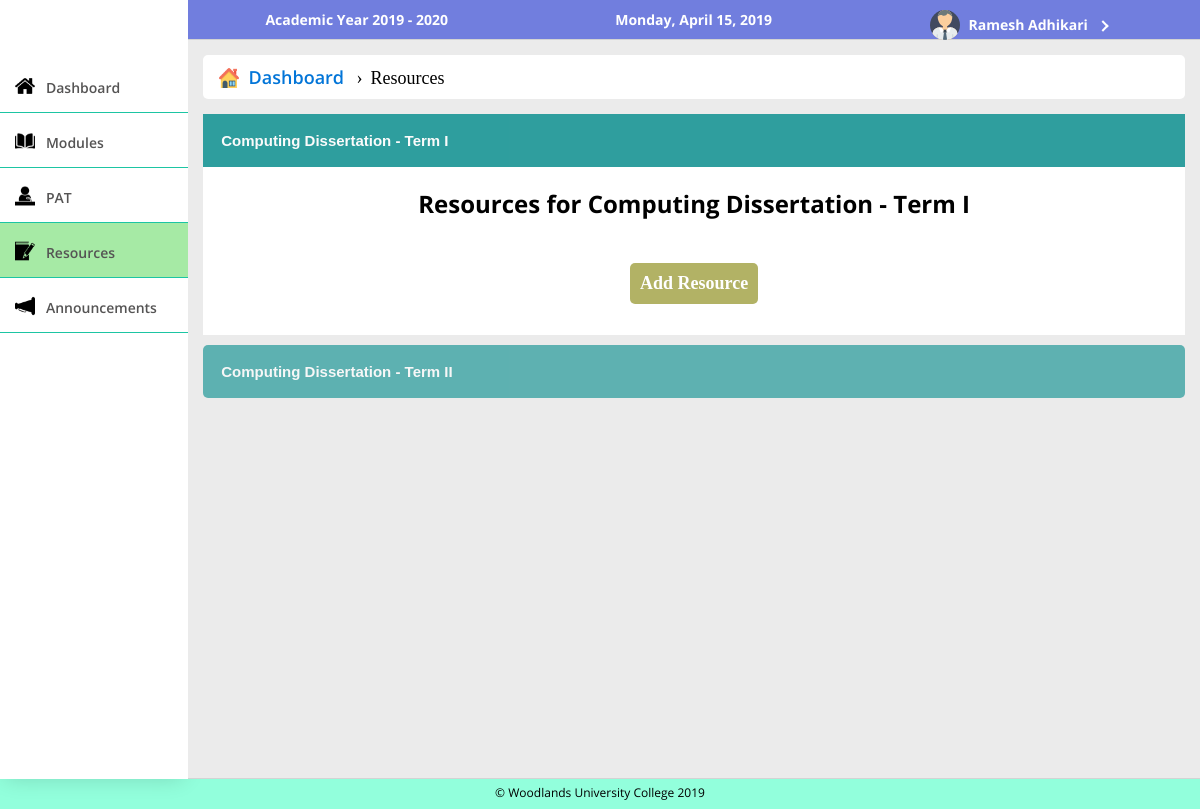
The app's page /public/ModuleLeaderResources (signed in) with its own data.
### tables this page shows
CREATE TABLE `terms` (
  `tid` int(11) NOT NULL,
  `tmid` int(11) NOT NULL,
  `tname` enum('Term I','Term II') NOT NULL,
  `tsdate` date NOT NULL,
  `tedate` date NOT NULL,
  `tstatus` enum('Ongoing','Ended','Not Started') NOT NULL
);

CREATE TABLE `modules` (
  `mid` int(11) NOT NULL,
  `mluid` int(9) NOT NULL,
  `mcid` int(11) NOT NULL,
  `mlvid` int(11) DEFAULT NULL,
  `mname` varchar(200) NOT NULL,
  `mdescription` text NOT NULL,
  `mcode` varchar(20) NOT NULL,
  `mstatus` enum('Y','N') NOT NULL
);

### app/functions/functions.php (called while the page is built, shortened)
<?php
function loadTemplate($fileName, $templateVars) {
  extract($templateVars);
  require $fileName;
  $contents = ob_get_clean();
  return $contents;
}
function generateRandomColor(){
  $colors = array('purple', 'black', 'brown', 'green', 'grey', 'CadetBlue', 'Chocolate',
                              'CornflowerBlue', 'Crimson', 'darkgoldenrod', 'DarkOliveGreen', 'DarkRed', 'DarkSlateBlue',
                               'DarkSlateGray', 'Navy', 'Olive',  'SeaGreen',  'Sienna',  'Teal', 'OliveDrab');
  return $colors[array_rand($colors)];
}
?>

### app/controllers/ModuleLeaderResources.php (called while the page is built, shortened)
<?php
  class ModuleLeaderResources extends Controller{
    public function index($var=""){
      $moduleClass = new DatabaseTable('modules');
      $modules = $moduleClass->find('mluid', $_SESSION['loggedin']['uid']);
      $template = '../app/views/moduleLeaders/viewResources.php';
      $content = loadTemplate($template, ['modules'=>$modules, 'var'=>$var]);
    }
  }
?>

### app/core/App.php (called while the page is built, shortened)
<?php
class App{
    protected $method = 'index';
    public function __construct(){
      $url = $this->parseUrl();
      if (file_exists('../app/controllers/' . $url[0] . '.php')) {
          unset($url[0]);
      }
      $this->controller = new $this->controller;
      $this->param = $url ? array_values($url) : [];
      call_user_func_array([$this->controller,$this->method],$this->param);
    }
    public function parseUrl(){
      if (isset($_GET['url'])) {
          return $url = explode('/', filter_var(rtrim($_GET['url'], '/'), FILTER_SANITIZE_URL));
      }
    }
}

### public/index.php (called while the page is built, shortened)
<?php
  require_once '../app/pdoconnect/pdoconnect.php';
  require_once '../app/models/databasetable.php';
  require_once '../app/functions/functions.php';
  require_once '../app/functions/otherDatabaseFunctions.php';
  $app = new App;
?>

### app/models/databasetable.php (called while the page is built, shortened)
<?php
class DatabaseTable{
	public $table;
	function __construct($table){
		$this->table = $table;
	}
	function find($field, $value) {
	    global $pdo;
	    $stmt = $pdo->prepare('SELECT * FROM '.$this->table.' WHERE '.$field.'=:value');
	    $criteria = [
	            'value' => $value
	    ];
	    $stmt->execute($criteria);
	    return $stmt;
	}
}

### app/functions/otherDatabaseFunctions.php (called while the page is built, shortened)
<?php
  function getTermsByModuleId($id){
    $termClass = new DatabaseTable('terms');
    $terms = $termClass->find('tmid', $id);
    return $terms;
  }
?>

### app/views/moduleLeaders/viewResources.php (the view, shortened to what this page needs)
<ul class="breadcrumb">
  <li><a href="/GroupProject/public/ModuleLeaderHome">
    <img src = "/GroupProject/public/resources/images/house.png">&nbsp; Dashboard</a>
  </li>
  <li>Resources</li>
</ul>
<?php
$count = 0;
  while($module = $modules->fetch()){
    $terms = getTermsByModuleId($module['mid']);
    while($term = $terms->fetch()){
    ++$count;
?>
<button class="collapsible  <?php if($count==1) echo 'active'?>" style="background: DarkCyan;">
  <b><?php echo $module['mname'].' - '.$term['tname'];?></b>
</button>
  <div class="collapsedcontent" style="margin-bottom: 10px; <?php if($count==1) echo 'max-height: none;'?>">
    <div style="margin: 10px; min-height: 90px;">
        <h2 style="text-align: center; margin-top: 20px;">Resources for <?php echo $module['mname'].' - '.$term['tname'];?></h2>
        <br>
        <p style="text-align: center;">
          <br>
          <div style = "text-align: center;">
            <a class = "courseModuleLink" href = "/GroupProject/public/ModuleLeaderResources/addResource/<?php echo $term['tid']?>">
              <div class = "courseModuleBox" style = "background: <?php echo generateRandomColor()?>;">
                  Add Resource
                </div>
            </a>
          </div>
          <br>
        </p>
    </div>
  </div>
<?php
    }
  }
?>

### public/css/userStyle.css (style rules this page uses)
p { font-family: opensansregular; }
h2 { font-family: opensansbold }
a { color: white; text-decoration: none;font-family: opensanssemibold; }
* { margin: 0; padding: 0; }
body { overflow-x: hidden; }
.courseModuleBox { margin: 3px; opacity: 0.6; border-radius: 5px; color: white; font-size: calc(0.5rem + 10px); font-weight: bold; font-family: 'Cinzel', serif; text-align: center; transition: opacity .1s; user-select: none; display: inline-block; padding: 10px; }
ul.breadcrumb { padding: 10px 16px; list-style: none; background-color: #fff; margin: 15px; border-radius: 5px; margin-left: 0px; margin-top: 0px; width: calc(100% - 32px); }
ul.breadcrumb li { display: inline; font-size: 18px; }
ul.breadcrumb li img { width: 20px; margin-bottom: -4px; }
ul.breadcrumb li+li:before { padding: 8px; color: black; content: "\203A"; }
ul.breadcrumb li a { color: #0275d8; text-decoration: none; }
.collapsible { background-color: white; color: white; cursor: pointer; user-select: none; padding: 18px; width: 100%; border: none; text-align: left; outline: none; font-size: 15px; opacity: 0.6; border-radius: 5px; transition: 0.1s ease-out; background: darkslategray; }
.active, .collapsible:hover { opacity: 0.8; border-radius: 0px; border-top-left-radius: : 5px; border-top-right-radius: : 5px; }
.collapsedcontent { padding: 0 18px; max-height: 0; margin-bottom: 5px; overflow: hidden; background-color: white; transition: max-height 0.1s ease-out; }

### records on screen
terms: tmid.mname "Computing Dissertation", tname "Term I"
terms: tmid.mname "Computing Dissertation", tname "Term II"

### other values on screen
$_SESSION['loggedin']['fname'] "Ramesh"
$_SESSION['loggedin']['lname'] "Adhikari"
